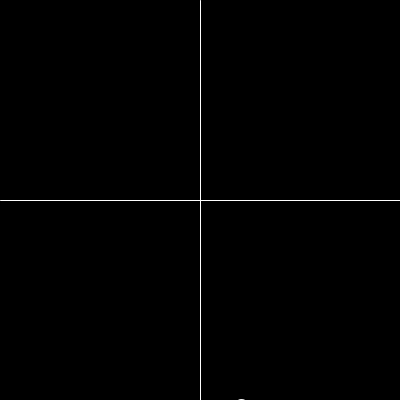
Frame 1 (no input)
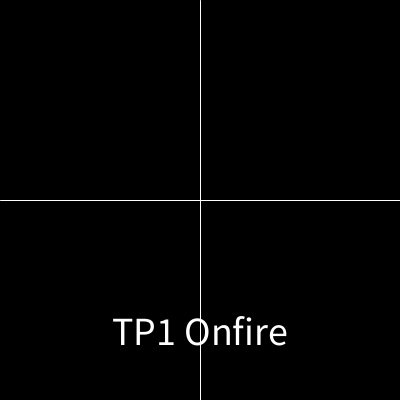
Frame 60 (the mouse pressed at the canvas centre just before this capture)
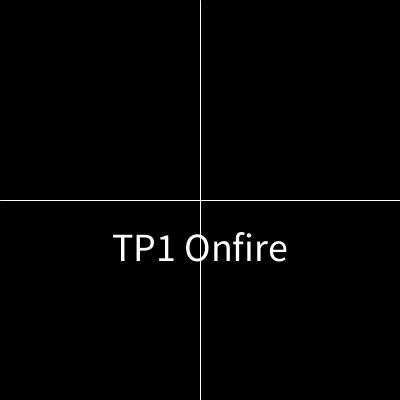
Frame 120 (the mouse held since frame 60 and released just before this capture)

The Processing sketch that drew these frames (run headless with seeded random() and noise(); from frame 60 on, the mouse is pressed at the canvas centre):

// Processing sketch: ej07b_logicaDeEstados
// ── ej07b_logicaDeEstados.pde

//LOGICA DE ESTADOS aplicada a los estados de un elemento texto

String contenido;
float tam, x, y ;

void setup(){
  size( 400, 400 );
  frameRate( 30 );
  textAlign( CENTER, TOP ); 
  //smooth();
  
  contenido = "TP1 Onfire";
  tam = 40;
  x = width / 2;
  y = height;
}

void draw(){
  println( frameCount, frameCount/30 );
  
  //fondo y lineas
  background( 0 );
  stroke( 255 );
  line( width/2, 0, width/2, height );
  line( 0, height/2, width, height/2 );
  
  //dibujo texto
  textSize( tam );
  text( contenido, x, y );

  //LOGICA DE ESTADOS ------------------------ SOLO MANIPULO LAS VARIABLES
  
  if( frameCount < 150 ){  //estado 1: texto subiendo
    y -= 1.4;
  }else if( frameCount > 150 && frameCount < 300 ){  //estado 2: texto frenado
    //y = algo
    //o nada... debido a que se queda quieto, literalmente.
  }else if( frameCount > 300 ){  //estado 3: texto achicandose
    //tam = tam - 1;
    tam = tam - 0.2;
  }
  
}
